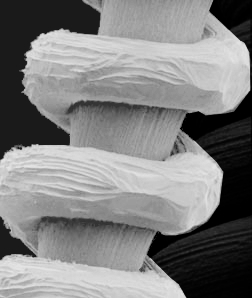
%> input picture Chapter3/image/sem.jpg, 252 x 298 px
$ octave Histogram_Statistics.m   (GNU Octave 9; MATLAB toolbox functions it lacks are replaced by stand-ins)
%> lines starting %> are read from the running program, lines starting %| are printed output that depends on the picture
% بارگذاری تصویر
img = imread('image/sem.jpg');
%> img is the input picture: size 298x252 uint8; min 0, max 231, mean 128.1

% بررسی نوع تصویر و تبدیل به خاکستری
if size(img, 3) == 3
    grayImg = rgb2gray(img);
else
    grayImg = im2gray(img);
end

% محاسبه هیستوگرام
[counts, binLocations] = imhist(grayImg);
%> counts = 256 values, max 7645 at index 27, min 0 at index 233, mean 293.3; binLocations = 256 values from 0 to 255

% محاسبه میانگین و واریانس
meanValue = mean(grayImg(:));
%> meanValue = 128.1
varianceValue = var(double(grayImg(:)));
%> varianceValue = 5672.9

% بهبود تصویر با استفاده از هیستوگرام
enhancedImg = histeq(grayImg);
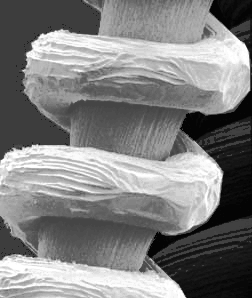
%> enhancedImg: size 298x252 uint8; min 4, max 255, mean 128.4

% نمایش نتایج
figure;
subplot(1, 3, 1), imshow(grayImg), title('تصویر اصلی');
subplot(1, 3, 2), bar(binLocations, counts), title('هیستوگرام');
subplot(1, 3, 3), imshow(enhancedImg), title('تصویر بهبود یافته');
%> after `title('تصویر بهبود یافته')`:
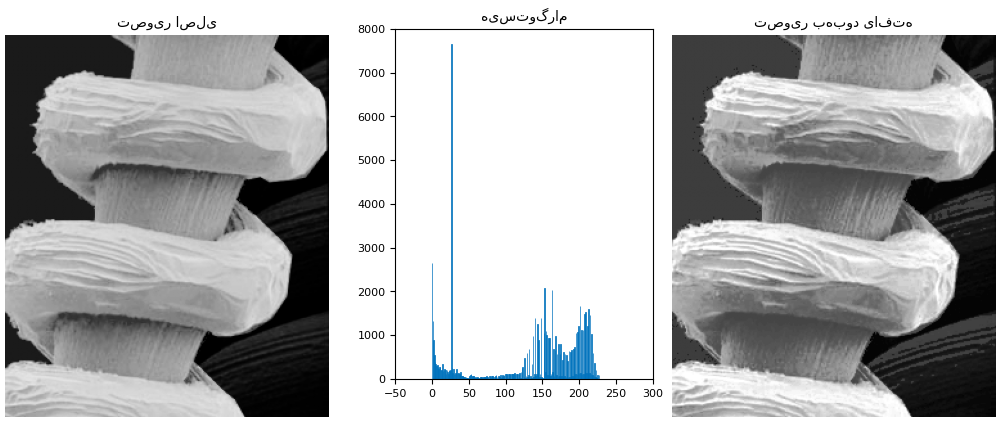
%> figure redrawn from the program's plot data, 3 panels

% نمایش میانگین و واریانس
disp(['میانگین: ', num2str(meanValue)]);
%| میانگین: 128.1151
disp(['واریانس: ', num2str(varianceValue)]);
%| واریانس: 5672.8859

$ run again, with Chapter3/image/1.png saved as Chapter3/image/sem.jpg
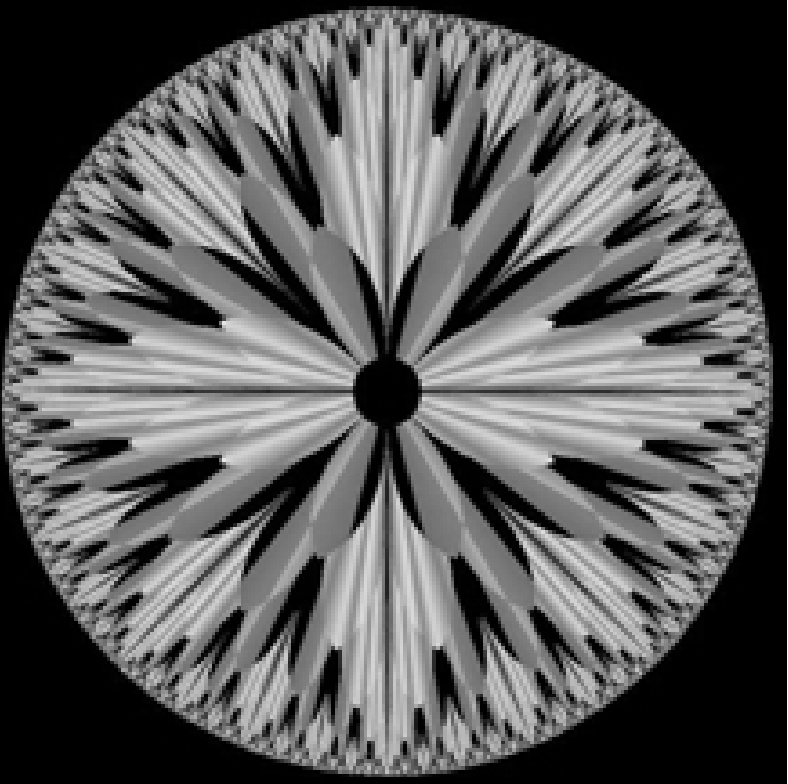
%> input picture Chapter3/image/1.png, 788 x 784 px
%> img is the input picture: size 784x788x3 uint8; min 0, max 249, mean 92
%> counts = 256 values, max 155310 at index 1, min 0 at index 224, mean 2413.2; binLocations = 256 values from 0 to 255
%> meanValue = 91.95
%> varianceValue = 5482.2
%> `enhancedImg = histeq(grayImg);`:
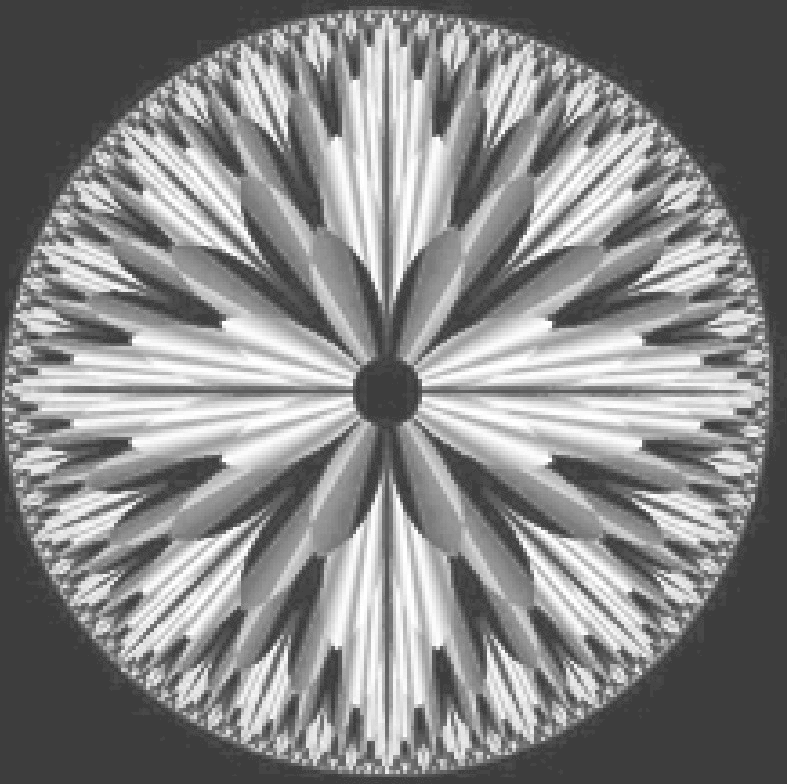
%> enhancedImg: size 784x788 uint8; min 61, max 255, mean 134.3
%> `title('تصویر بهبود یافته')`:
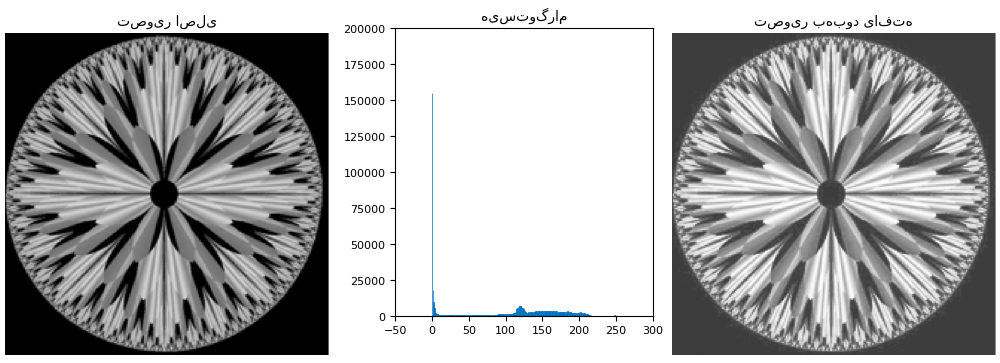
%> figure redrawn from the program's plot data, 3 panels
%| میانگین: 91.9536
%| واریانس: 5482.2134

$ run again, with Chapter3/image/andor.PNG saved as Chapter3/image/sem.jpg
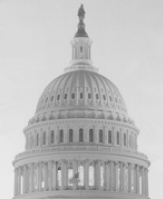
%> input picture Chapter3/image/andor.PNG, 163 x 199 px
%> img is the input picture: size 199x163x3 uint8; min 81, max 236, mean 191.4
%> counts = 256 values, max 1459 at index 219, min 0 at index 1, mean 126.7; binLocations = 256 values from 0 to 255
%> meanValue = 191.4
%> varianceValue = 988.1
%> `enhancedImg = histeq(grayImg);`:
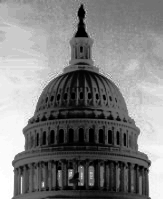
%> enhancedImg: size 199x163 uint8; min 0, max 255, mean 127.6
%> `title('تصویر بهبود یافته')`:
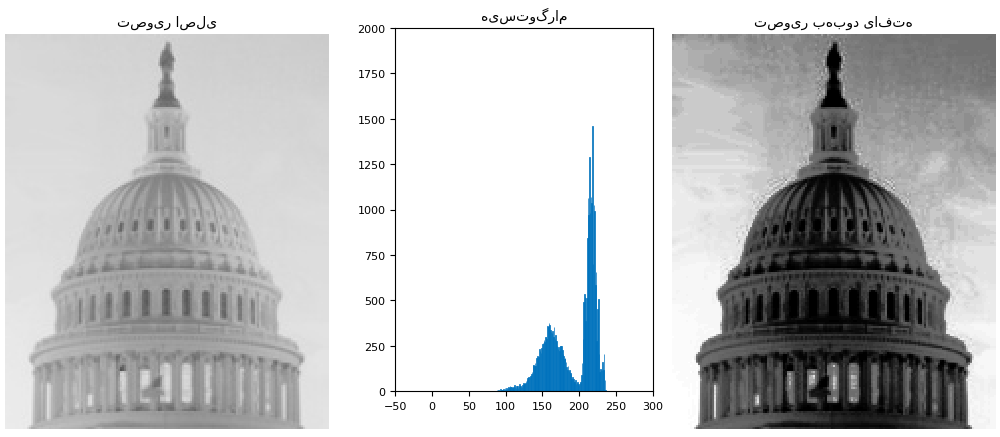
%> figure redrawn from the program's plot data, 3 panels
%| میانگین: 191.3787
%| واریانس: 988.1326
